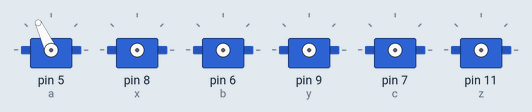
Bench run of a sketch on a simulated Arduino Uno, built with avr-gcc and run on an emulated ATmega328P. Shown: 6 × servo.

Above: at 0.1 s.
At 14.15 s:
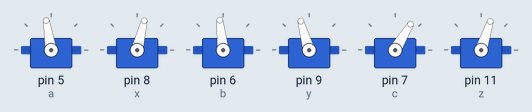
At 19.15 s:
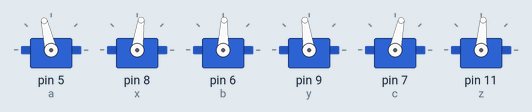
At 25.06 s:
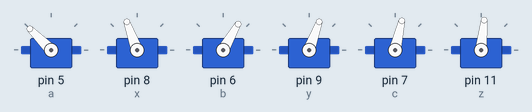
At 29.46 s:
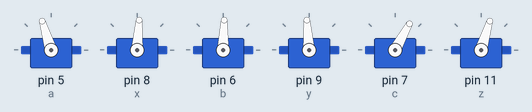
At 39.87 s:
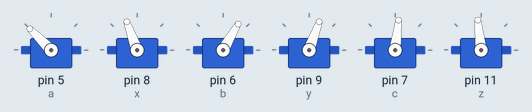
Timing chart, 0 to 40.0 s (numbered marks = the images above):
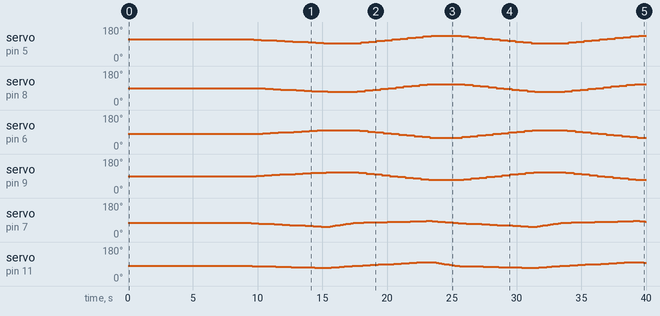

The sketch:

final.ino
```cpp
#include <Servo.h>
void forward(int ,int ,int ,int );
Servo a;
Servo b;
Servo c;
Servo x;
Servo y;
Servo z;
int i=0;
double as,bs,cs,xs,ys,zs;
double ta,tb,tc,tx,ty,tz;
void setup() {
  as=115;

  Serial.begin(9600);

  a.attach(5);

  a.write(as);
  delay(1000);

   x.attach(8);
   xs=90;
   x.write(xs);
  delay(500);

   b.attach(6);
   bs=80;
   b.write(bs);
   delay(1000);

   y.attach(9);
   ys=90;
    y.write(ys);
    delay(1000);


  c.attach(7);
  cs=75;
  c.write(cs);


  z.attach(11);
  zs=80;
  z.write(zs);
   delay(1000);
   ta=as;
   tb=bs;
   tc=cs;
   tx=xs;
   ty=ys;
   tz=zs;


  delay(5000);
}


void loop() {
  as=ta;
  xs=tx;
  bs=tb;
  ys=ty;
  cs=tc;
  zs=tz;


  for(i=0;i<20;i=i+2){


        as=as-1-1;
        bs=bs+1+1;
        ys=ys+1+1;
        zs=zs-0.5-.5;
        cs=cs-1-1;
        xs=xs-1-1;


        c.write(cs);
        delay(100);

       z.write(zs);

       delay(100);

       a.write(as);
       delay(100);


       b.write(bs);
       delay(100);


       y.write(ys);
       delay(100);


    x.write(xs);
    delay(100);

  }
  for(int k=0;k<20;k=k+2){
        //as=as-1-1;
        //bs=bs+1+1;
        //ys=ys+1+1;
        zs=zs+0.5+.5;
        cs=cs+1+1;
        //xs=xs-1-1;
    z.write(zs);
    delay(100);
    c.write(cs);
    delay(100);
  }

    while(1){
  for (int j=0;j<20;j=j+2){
    zs=zs+1+1;
    cs=cs+.5+.5;
    xs=xs+2+2;
    as=as+2+2;
    bs=bs-2-2;
    ys=ys-2-2;

    z.write(zs);
    delay(100);

    c.write(cs);
    delay(100);

    x.write(xs);
    delay(100);

    y.write(ys);
    delay(100);

    b.write(bs);
    delay(100);

    a.write(as);
    delay(100);


  }

  for(int k=0;k<20;k=k+2){
        //as=as-1-1;
        //bs=bs+1+1;
        //ys=ys+1+1;
        cs=cs-0.5-.5;
        zs=zs-1-1;
        //xs=xs-1-1;
         c.write(cs);
    delay(100);
    z.write(zs);
    delay(100);

  }
  for (int j=0;j<20;j=j+2){
    zs=zs-.5-.5;
    cs=cs-1-1;
    xs=xs-2-2;
    as=as-2-2;
    bs=bs+2+2;
    ys=ys+2+2;

    c.write(cs);
    delay(100);

    z.write(zs);
    delay(100);

    a.write(as);
    delay(100);

    b.write(bs);
    delay(100);

    y.write(ys);
    delay(100);

    x.write(xs);
    delay(100);


  }
  for(int k=0;k<20;k=k+2){
        //as=as-1;
        //bs=bs+1;
        //ys=ys+1;
        zs=zs+0.5+.5;
        cs=cs+1+1;
        //xs=xs-1;
    z.write(zs);
    delay(100);
    c.write(cs);
    delay(100);
  }
  }


}
```

Measured:
- by itself, servo on pin 5 (a): 115° → 113° at 9.7 s, → 111° 0.60 s later, → 109° 0.60 s later, → 107° 0.60 s later, … (40 changes in this stretch)
- by itself, servo on pin 8 (x): 90° → 88° at 10.0 s, → 86° 0.60 s later, → 84° 0.60 s later, → 82° 0.60 s later, … (40 changes in this stretch)
